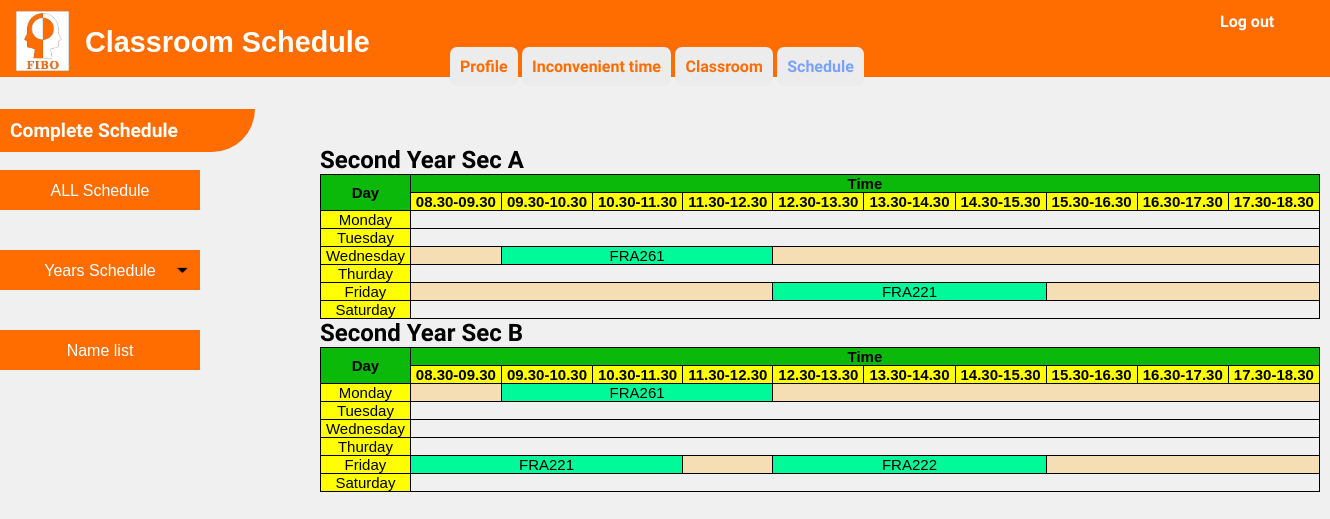
Page /user4-b2.php on the committed database.
### tables this page shows
CREATE TABLE `table_subject_description_output` (
  `No` int(100) NOT NULL,
  `subject_level` varchar(100) NOT NULL,
  `subject_code` varchar(100) NOT NULL,
  `subject_name` varchar(100) NOT NULL,
  `subject_hour_per_week` varchar(100) NOT NULL,
  `subject_hour_per_day` varchar(100) NOT NULL,
  `subject_sec` varchar(100) NOT NULL,
  `Day` varchar(100) NOT NULL,
  `start_time` varchar(100) NOT NULL
);

### user4-b2.php (the view, shortened to what this page needs)
<?php
      require 'dbconfig/config.php';
?>
<!DOCTYPE html>
<html lang="en">
  <head>
    <link rel="stylesheet" type="text/css" href="css/user4-1.css">
    <link rel="stylesheet" type="text/css" href="css/user4-2.css">
  </head>
  <body >
    <header>
        <img src="images/FIBO_logo.jpg" width="55" height="62" style="margin-top: 10px; margin-left: 10px">
        <div style="font-size: 1.8em; margin-top: -50px; margin-left: 80px">
        <b>Classroom Schedule</b>
        </div><br>
        </header>
        <div style="margin-top: -30px; margin-left: 450px">
            <a href="#" class="btn1"><b>Profile</b></a>
            <a href="user2.php" class="btn1"><b>Inconvenient time</b></a>
            <a href="user3.php" class="btn1"><b>Classroom</b></a>
            <a href="user4.php" class="btn1" style=" color: #79a2ff"><b>Schedule</b></a>
        </div>
        <div style="margin-top: -84px; margin-left: 1200px">
            <a href="index.php" class="btn"><b>Log out</b></a>
        </div>
        <div style=" margin-top:50px">
        <br><b class="topics">Complete Schedule</b><br><br>
        <ul id="navbar">
                <li><a href="user4.php"style ="
                    background-color:#ff6d00;">ALL Schedule</a>
                <li><a href="user4-1.php" style ="background: url(images/arrow.png);
                    background-repeat: no-repeat;
                    background-size: 25px;
                    background-position: right center;
                    background-color:#ff6d00">Years Schedule</a>
                </li>
                <li><a href="user4-2.php"style ="
                    background-repeat: no-repeat;
                    background-size: 25px;
                    background-position: right center;
                    background-color:#ff6d00;
                    margin-top : -0.5px">Name list</a>
                </li>
            </ul>
</div></br></br>
        <div  style="margin-top: -300px; margin-left: 320px" class="show">
        <h1>Second Year Sec A</h1>
        <table>
        <tr class="head">
            <th rowspan="2">
                Day
            </th>
            <th colspan="10">
                Time
            </th>
        </tr>
        <tr  class="head-time">
            <th>
                08.30-09.30
            </th>
            <th>
                09.30-10.30
            </th>
            <th>
                10.30-11.30
            </th>
            <th>
                11.30-12.30
            </th>
            <th>
                12.30-13.30
            </th>
            <th>
                13.30-14.30
            </th>
            <th>
                14.30-15.30
            </th>
            <th>
                15.30-16.30
            </th>
            <th>
                16.30-17.30
            </th>
            <th>
                17.30-18.30
            </th>
        </tr>
        <tr>
        <td style="background-color: yellow">
            Monday
        </td>
    </tr>
    <tr>
        <td style="background-color: yellow">
            Tuesday
        </td>
    </tr>
    <tr>
        <td style="background-color: yellow">
            Wednesday
        </td>
        <?php
            $count = 0;
            $check1 = 0;
            $check2 = 0;
            $check3 = 0;
            $sql = "SELECT * FROM table_subject_description_output";
            $smyData = mysqli_query($con, $sql);
            while($row = mysqli_fetch_array($smyData)) {
                $hour = (int)$row['subject_hour_per_day'];
                $time = (int)$row['start_time'];
                if($row['subject_level'] == "2" ) {
                    if($row['subject_sec'] == "A") {
                        if($row['Day'] == "2"){
                            if($time == 99) {
                                echo "<td style='background-color: wheat;' colspan='10'></td>";
                            }
                            else if($time >= 0) {
                                $count = $count + 1;
                                if($count == 1) {
                                    if($time == 0) {
                                        echo "<td style='background-color: #00FA9A' colspan='$hour'>" . $row['subject_code'] . "</td>";
                                        $check1 = $check1 + $hour;
                                    }
                                    else if($time > 0) {
                                        echo "<td style='background-color: wheat;' colspan='$time'></td>";
                                        echo "<td style='background-color: #00FA9A' colspan='$hour'>" . $row['subject_code'] . "</td>";
                                        $check1 = $check1 + $time + $hour;
                                    }
                                }
                            }
                        }
                    }
                }
            }
            $total = $check1 + $check2 + $check3;
            if(!$total == 0) {
                echo "<td style='background-color: wheat;' colspan='10-$total'></td>";
            }
        ?>
    </tr>
    <tr>
        <td style="background-color: yellow">
            Thurday
        </td>
    </tr>
    <tr>
        <td style="background-color: yellow">
            Friday
        </td>
        <?php
            $count = 0;
            $check1 = 0;
            $check2 = 0;
            $check3 = 0;
            $sql = "SELECT * FROM table_subject_description_output";
            $smyData = mysqli_query($con, $sql);
            while($row = mysqli_fetch_array($smyData)) {
                $hour = (int)$row['subject_hour_per_day'];
                $time = (int)$row['start_time'];
                if($row['subject_level'] == "2" ) {
                    if($row['subject_sec'] == "A") {
                        if($row['Day'] == "4"){
                            if($time == 99) {
                                echo "<td style='background-color: wheat;' colspan='10'></td>";
                            }
                            else if($time >= 0) {
                                $count = $count + 1;
                                if($count == 1) {
                                    if($time == 0) {
                                        echo "<td style='background-color: #00FA9A' colspan='$hour'>" . $row['subject_code'] . "</td>";
                                        $check1 = $check1 + $hour;
                                    }
                                    else if($time > 0) {
                                        echo "<td style='background-color: wheat;' colspan='$time'></td>";
                                        echo "<td style='background-color: #00FA9A' colspan='$hour'>" . $row['subject_code'] . "</td>";
                                        $check1 = $check1 + $time + $hour;
                                    }
                                }
                            }
                        }
                    }
                }
            }
            $total = $check1 + $check2 + $check3;
            if(!$total == 0) {
                echo "<td style='background-color: wheat;' colspan='10-$total'></td>";
            }
        ?>
    </tr>
    <tr>
        <td style="background-color: yellow">
            Saturday
        </td>
    </tr>
        </table>
        <h1>Second Year Sec B</h1>
        <table>
        <tr class="head">
            <th rowspan="2">
                Day
            </th>
            <th colspan="10">
                Time
            </th>
        </tr>
        <tr  class="head-time">
            <th>
                08.30-09.30
            </th>
            <th>
                09.30-10.30
            </th>
            <th>
                10.30-11.30
            </th>
            <th>
                11.30-12.30
            </th>
            <th>
                12.30-13.30
            </th>
            <th>
                13.30-14.30
            </th>
            <th>
                14.30-15.30
            </th>
            <th>
                15.30-16.30
            </th>
            <th>
                16.30-17.30
            </th>
            <th>
                17.30-18.30
            </th>
        </tr>
        <tr>
        <td style="background-color: yellow">
            Monday
        </td>
        <?php
            $count = 0;
            $check1 = 0;
            $check2 = 0;
            $check3 = 0;
            $sql = "SELECT * FROM table_subject_description_output";
            $smyData = mysqli_query($con, $sql);
            while($row = mysqli_fetch_array($smyData)) {
                $hour = (int)$row['subject_hour_per_day'];
                $time = (int)$row['start_time'];
                if($row['subject_level'] == "2" ) {
                    if($row['subject_sec'] == "B") {
                        if($row['Day'] == "0"){
                            if($time == 99) {
                                echo "<td style='background-color: wheat;' colspan='10'></td>";
                            }
                            else if($time >= 0) {
                                $count = $count + 1;
                                if($count == 1) {
                                    if($time == 0) {
                                        echo "<td style='background-color: #00FA9A' colspan='$hour'>" . $row['subject_code'] . "</td>";
                                        $check1 = $check1 + $hour;
                                    }
                                    else if($time > 0) {
                                        echo "<td style='background-color: wheat;' colspan='$time'></td>";
                                        echo "<td style='background-color: #00FA9A' colspan='$hour'>" . $row['subject_code'] . "</td>";
                                        $check1 = $check1 + $time + $hour;
                                    }
                                }
                            }
                        }
                    }
                }
            }
            $total = $check1 + $check2 + $check3;
            if(!$total == 0) {
                echo "<td style='background-color: wheat;' colspan='10-$total'></td>";
            }
        ?>
    </tr>
    <tr>
        <td style="background-color: yellow">
            Tuesday
        </td>
    </tr>
    <tr>
        <td style="background-color: yellow">
            Wednesday
        </td>
    </tr>
    <tr>
        <td style="background-color: yellow">
            Thurday
        </td>
    </tr>
    <tr>
        <td style="background-color: yellow">
            Friday
        </td>
        <?php
            $count = 0;
            $check1 = 0;
            $check2 = 0;
            $check3 = 0;
            $sql = "SELECT * FROM table_subject_description_output";
            $smyData = mysqli_query($con, $sql);
            while($row = mysqli_fetch_array($smyData)) {
                $hour = (int)$row['subject_hour_per_day'];
                $time = (int)$row['start_time'];
                if($row['subject_level'] == "2" ) {
                    if($row['subject_sec'] == "B") {
                        if($row['Day'] == "4"){
                            if($time == 99) {
                                echo "<td style='background-color: wheat;' colspan='10'></td>";
                            }
                            else if($time >= 0) {
                                $count = $count + 1;
                                if($count == 1) {
                                    if($time == 0) {
                                        echo "<td style='background-color: #00FA9A' colspan='$hour'>" . $row['subject_code'] . "</td>";
                                        $check1 = $check1 + $hour;
                                    }
                                    else if($time > 0) {
                                        echo "<td style='background-color: wheat;' colspan='$time'></td>";
                                        echo "<td style='background-color: #00FA9A' colspan='$hour'>" . $row['subject_code'] . "</td>";
                                        $check1 = $check1 + $time + $hour;
                                    }
                                }
                                else if($count == 2) {
                                    $sum = abs($check1 - 1);
                                    if($time == 1) {
                                        if(abs($check1 - 1) == 0) {
                                            echo "<td style='background-color: #00FA9A' colspan='$hour'>" . $row['subject_code'] . "</td>";
                                            $check2 = $check1 + $hour + $sum;
                                        }
                                        else {
                                            echo "<td style='background-color: wheat;' colspan='$sum'></td>";
                                            echo "<td style='background-color: #00FA9A' colspan='$hour'>" . $row['subject_code'] . "</td>";
                                            $check2 = $check1 + $hour + abs($check1 - 1);
                                        }
                                    }
                                    else if($time == 4) {
                                        $sum = abs($check1 - 4);
                                        if(abs($check1 - 4) == 0) {
                                            echo "<td style='background-color: #00FA9A' colspan='$hour'>" . $row['subject_code'] . "</td>";
                                            $check2 = $check1 + $hour + $sum;
                                        }
                                        else {
                                            echo "<td style='background-color: wheat;' colspan='$sum'></td>";
                                            echo "<td style='background-color: #00FA9A' colspan='$hour'>" . $row['subject_code'] . "</td>";
                                            $check2 = $check1 + $hour + $sum;
                                        }
                                    }
                                }
                            }
                        }
                    }
                }
            }
            $total = $check1 + $check2 + $check3;
            if(!$total == 0) {
                echo "<td style='background-color: wheat;' colspan='10-$total'></td>";
            }
        ?>
    </tr>
    <tr>
        <td style="background-color: yellow">
            Saturday
        </td>
    </tr>
        </table>
        </div>
  </body>
</html>

### rows in the picture
table_subject_description_output: subject_code "FRA261"
table_subject_description_output: subject_code "FRA221"
table_subject_description_output: subject_code "FRA261"
table_subject_description_output: subject_code "FRA221"
table_subject_description_output: subject_code "FRA222"
